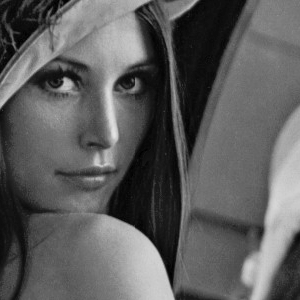
#> input picture EXERCISE3/q1.tif, 300 x 300 px
$ python EXE5_b150343cs_bastian_1b.py
#> lines starting #> are read from the running program, lines starting #| are printed output that depends on the picture
import math

import numpy as np

import matplotlib.pyplot as plt

import cv2

from pylab import *

def fun(x,s):
	return (math.exp(s*x/255))

img=cv2.imread('q1.tif',0)
#> img is the input picture: shape (300, 300); min 0, max 228, mean 93.3
print("IMAGE")
print(img)
#> (printed output is left out)
s=float(input("Sigma:"))
#> the answer given: 3
Transform=np.zeros(img.shape,dtype=float64)


for i in range (img.shape[0]):
	for j in range (img.shape[1]):
		Transform[i][j]=(math.exp(s*img[i][j]/20))
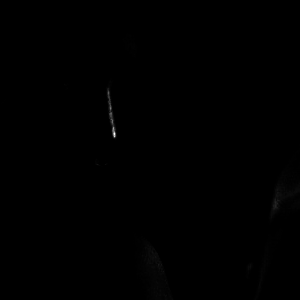
#> Transform: shape (300, 300) float64; min 1, max 7.13e+14, mean 9.1e+11; drawn with min black and max white
print("Transform")
print(Transform)
#> (printed output is left out)

cv2.imwrite("1b.jpg",Transform)
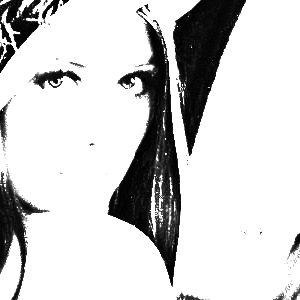
#> saved as 1b.jpg: shape (300, 300); min 1, max 255, mean 207.8
#x = np.arange(0, 10, 0.1)
x = np.arange(0, 256, 1)
f= np.vectorize(fun)
plt.plot(x,f(x,0.5),label='s=0.5')
plt.plot(x,f(x,1),label='s=1')
plt.plot(x,f(x,1.5),label='s=1.5')
plt.legend()
plt.savefig("1B")
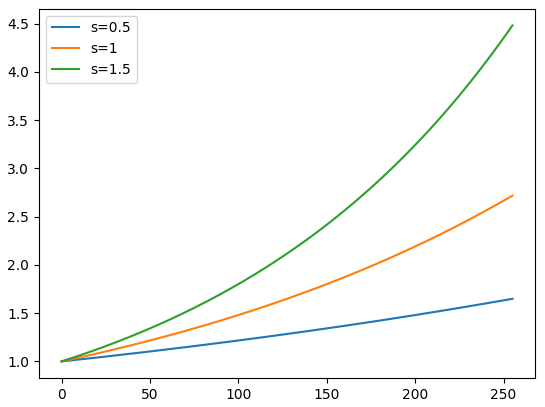
#> figure drawn by matplotlib, 1 panel; curve peaks at x = 255, y = 1.65; curve peaks at x = 255, y = 2.72; curve peaks at x = 255, y = 4.48
plt.show()

$ run again, with EXERCISE3/Q3.tif copied over EXERCISE3/q1.tif
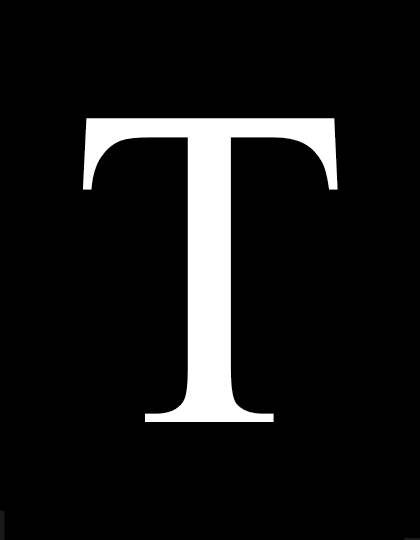
#> input picture EXERCISE3/Q3.tif, 420 x 540 px
#> img is the input picture: shape (540, 420); min 0, max 255, mean 22.4
#> (printed output is left out)
#> (printed output is left out)
#> `cv2.imwrite("1b.jpg",Transform)`:
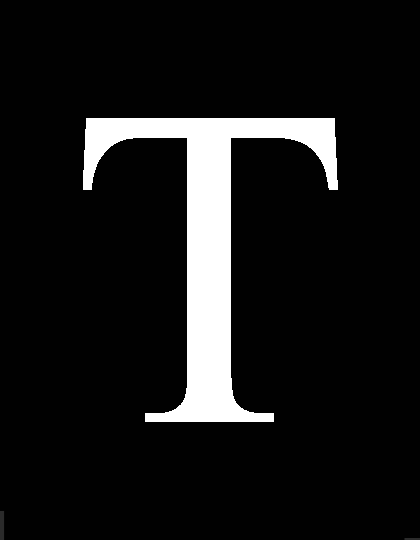
#> saved as 1b.jpg: shape (540, 420); min 1, max 255, mean 23.9

$ run again, with EXERCISE3/Q4.tif copied over EXERCISE3/q1.tif
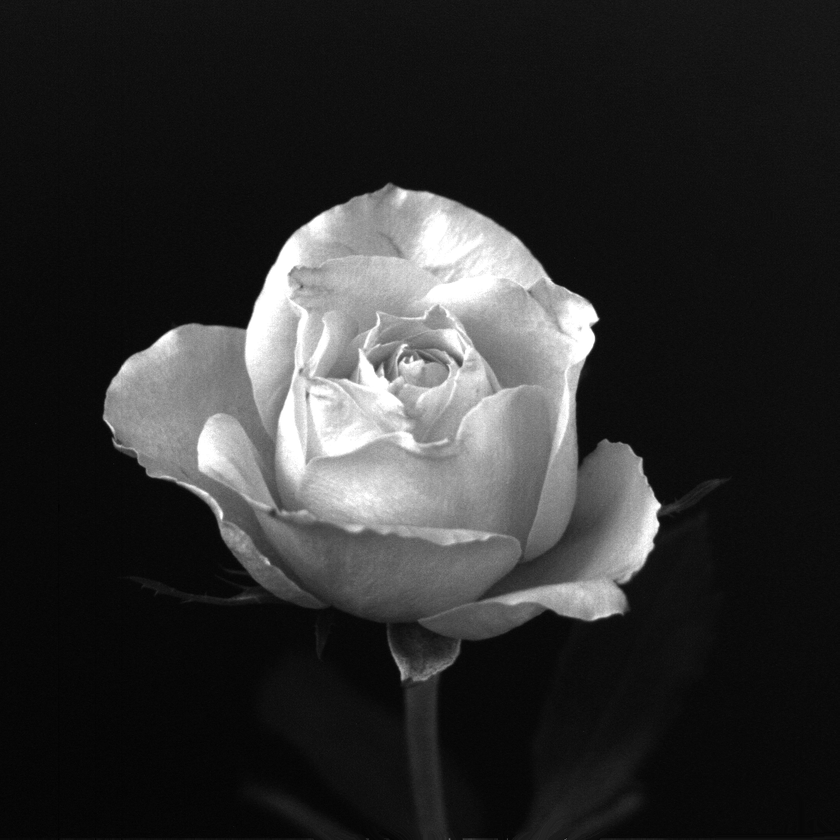
#> input picture EXERCISE3/Q4.tif, 840 x 840 px, shrunk from 1024 x 1024 before the run
#> img is the input picture: shape (840, 840); min 0, max 255, mean 46.8
#> (printed output is left out)
#> after the loop `for i in range (img.shape[0]):`:
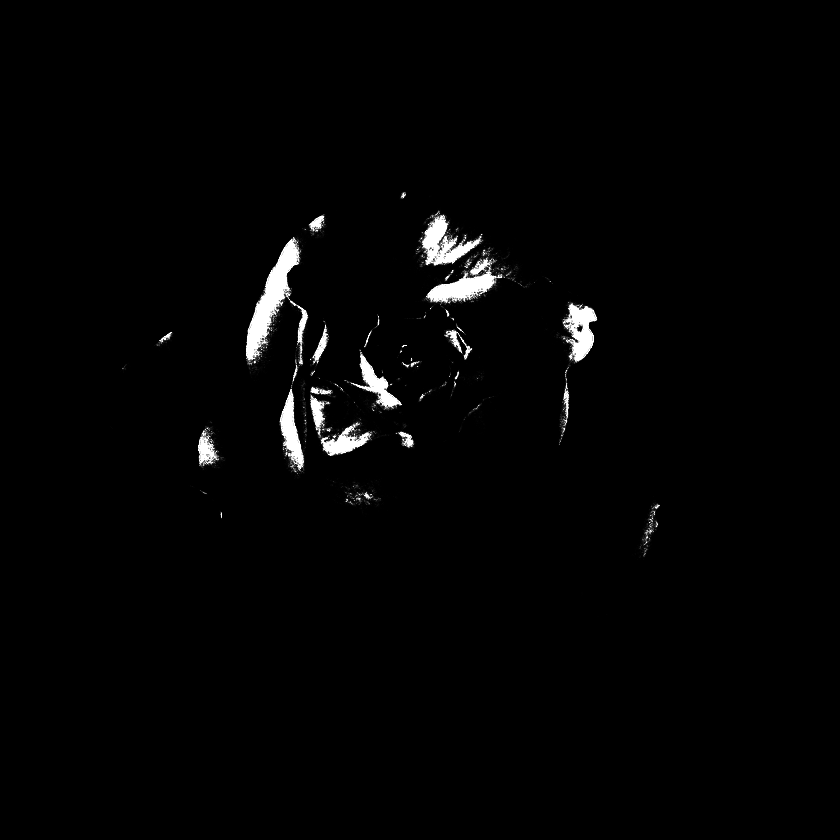
#> Transform: shape (840, 840) float64; min 1, max 4.09e+16, mean 6.56e+14; drawn with min black and max white
#> (printed output is left out)
#> `cv2.imwrite("1b.jpg",Transform)`:
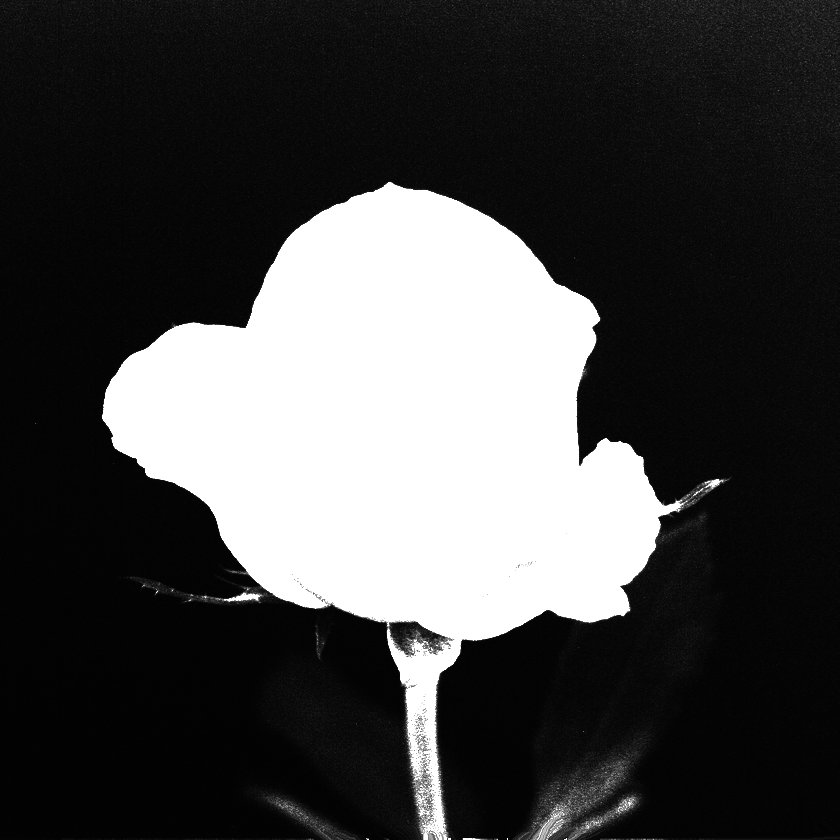
#> saved as 1b.jpg: shape (840, 840); min 1, max 255, mean 68.8
